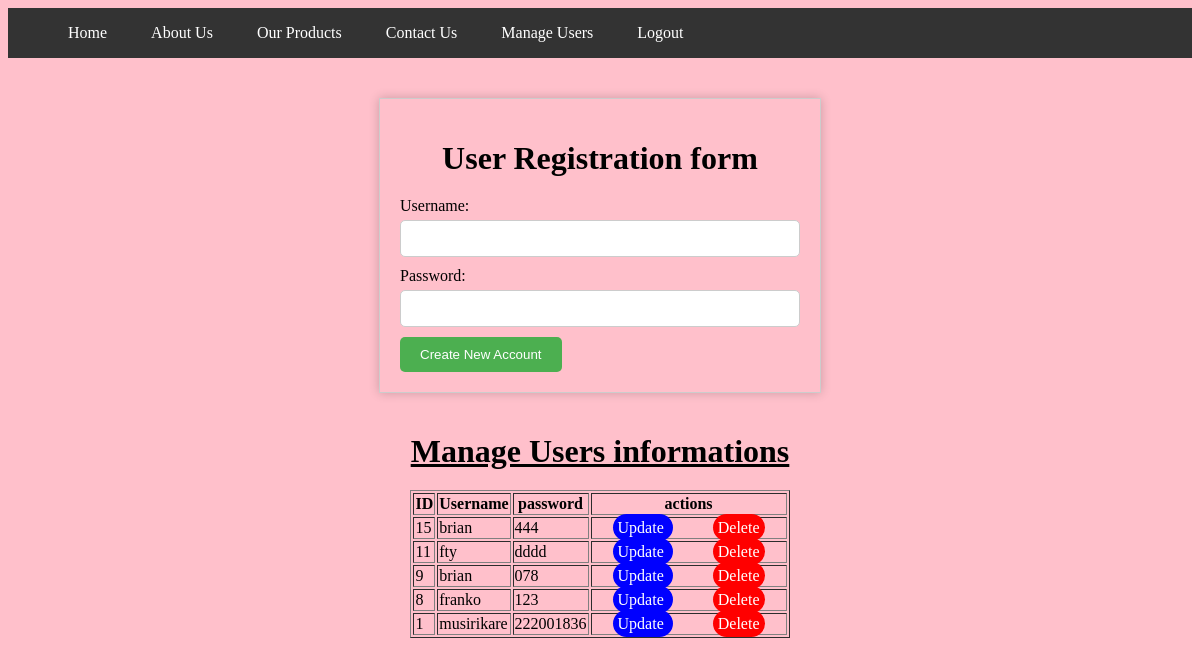
The page /musirikare/form.php on the database its author committed.
### tables this page shows
CREATE TABLE `credentials` (
  `id` int(11) NOT NULL,
  `username` varchar(250) NOT NULL,
  `password` varchar(250) NOT NULL
);

### musirikare/form.php (the view, shortened to what this page needs)
<!DOCTYPE html>
<html>
<head>
	<link rel="stylesheet" type="text/css" href="form.css">
</head>
<body>
<!DOCTYPE html>
<html lang="en">
<head>
    <link rel="stylesheet" href="styles.css">
</head>
<body>
    <nav>
        <ul>
            <li><a href="index.html">Home</a></li>
            <li><a href="about.html">About Us</a></li>
            <li><a href="products.html">Our Products</a></li>
            <li><a href="contact.html">Contact Us</a></li>
            <li><a href="form.php">Manage Users</a></li>
            <li><a href="logout.php">Logout</a></li>
        </ul>
    </nav>
	<div class="container">
		<h1>User Registration form</h1>
		<form method="post">
			<label for="username">Username:</label>
			<input type="text" id="username" name="username" required>
			<br>
			<label for="password">Password:</label>
			<input type="password" id="password" name="password" required>
			<br>
			<input type="submit" value="Create New Account" name="sub">
		</form>
	</div>
	</body><center>
<center>
<h1><u>Manage Users informations</h1></u>
<table border="1" style="border-collapse: none;">
<tr><th>ID</TH><th>Username</TH><th>password</TH><th>actions</TH>
</tr>
<?php
$con=mysqli_connect("localhost","root","","website");
$q=mysqli_query($con,"select*from credentials order by id desc");
while($f=mysqli_fetch_array($q)){
	?>
<tr><td><?php echo $f['id'];?></td>
<td><?php echo $f['username'];?></td>
<td><?php echo $f['password'];?></td>
<td><div class="bg"><a href="update.php?od=<?php echo $f['id'];?>">Update
<a href="delete.php?oda=<?php echo $f['id'];?>" style="background-color:red">Delete</td></tr>
	<?php
}
?>
</table>
</body>
</html>

### musirikare/form.css (style rules this page uses)
.container { width: 300px; margin: 0 auto; padding: 20px; border: 1px solid #ccc; box-shadow: 0px 0px 10px 0px rgba(0,0,0,0.2); }
h1 { text-align: center; margin-bottom: 20px; }
label { display: block; margin-bottom: 5px; }
input[type="text"], input[type="password"] { width: 100%; padding: 10px; margin-bottom: 10px; border: 1px solid #ccc; border-radius: 5px; box-sizing: border-box; }
input[type="submit"] { background-color: #4CAF50; color: white; padding: 10px 20px; border: none; border-radius: 5px; cursor: pointer; }

### musirikare/styles.css (style rules this page uses)
body { background-color: pink; }
body { font-family: Arial, sans-serif; background-color: #f4f4f4; color: #333; line-height: 1.6; }
nav { background-color: #333; overflow: hidden; }
nav ul { list-style-type: none; }
nav ul li { display: inline; padding: 20px; }
nav ul li a { color: #fff; text-decoration: none; transition: color 0.3s ease; }
.container { position: relative; width: 100%; max-width: 400px; margin: 40px auto; overflow: hidden; }

### musirikare/form.php (style rules this page uses)
.bg a { text-decoration: none; background-color: blue; color: white; margin: 20px; border-radius: 14px; padding: 5px; }

### rows shown on the page
credentials: id "15", username "brian", password "444"
credentials: id "11", username "fty", password "dddd"
credentials: id "9", username "brian", password "078"
credentials: id "8", username "franko", password "123"
credentials: id "1", username "musirikare", password "222001836"
